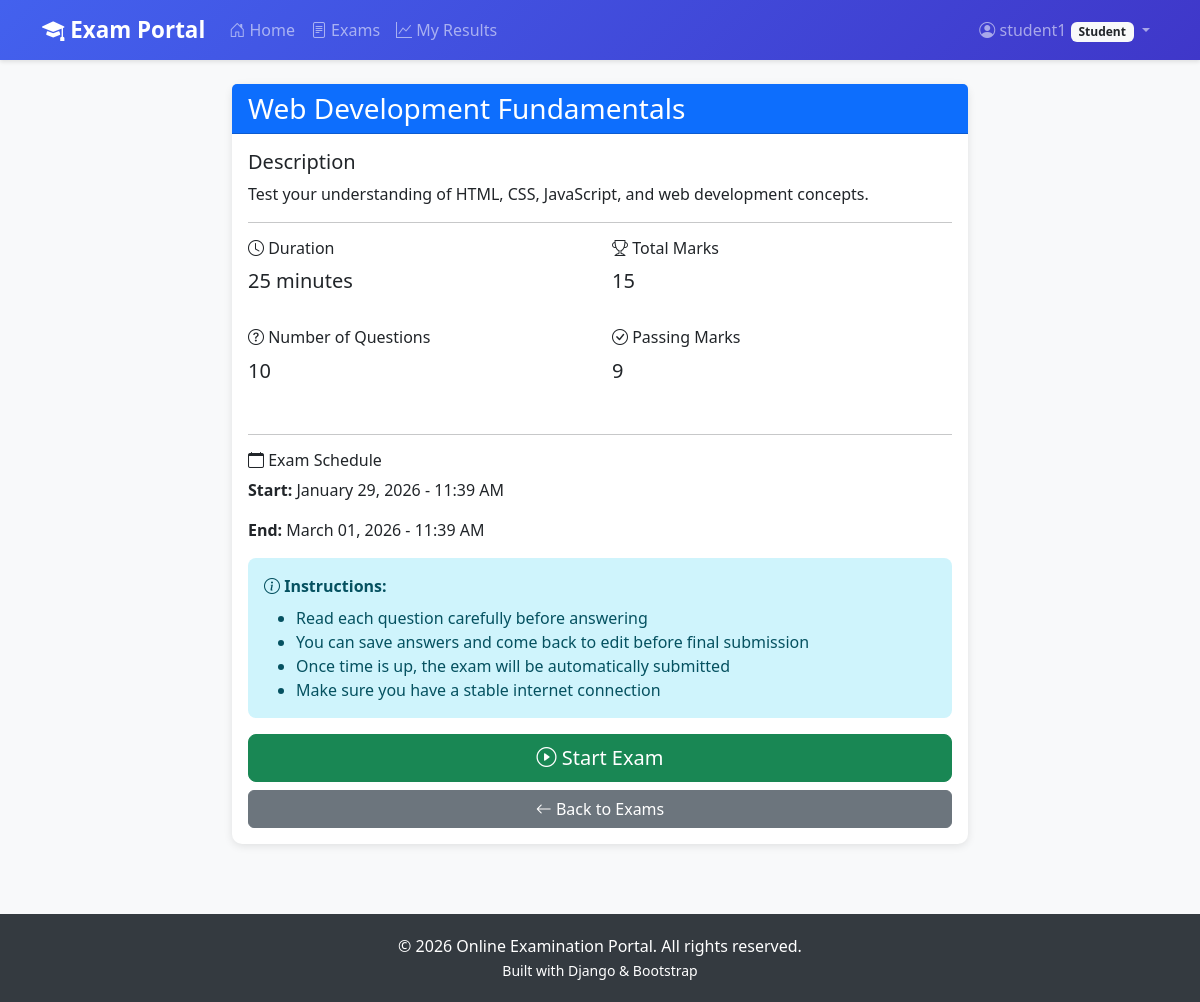
Page /exam/2/ (signed in) on the committed database.
### accounts/models.py (models this page shows, shortened)
class Profile(models.Model):
    ROLE_CHOICES = [
        ('student', 'Student'),
        ('admin', 'Administrator'),
    ]
    user = models.OneToOneField(User, on_delete=models.CASCADE)
    role = models.CharField(max_length=10, choices=ROLE_CHOICES, default='student')
    phone = models.CharField(max_length=15, blank=True)
    date_of_birth = models.DateField(null=True, blank=True)
    profile_picture = models.ImageField(upload_to='profiles/', blank=True, null=True)
    created_at = models.DateTimeField(auto_now_add=True)
    updated_at = models.DateTimeField(auto_now=True)
    @property
    def is_admin(self):
        return self.role == 'admin'
    @property
    def is_student(self):
        return self.role == 'student'

### exams/models.py (models this page shows, shortened)
class Exam(models.Model):
    STATUS_CHOICES = [
        ('draft', 'Draft'),
        ('active', 'Active'),
        ('completed', 'Completed'),
        ('archived', 'Archived'),
    ]
    title = models.CharField(max_length=200)
    description = models.TextField()
    duration = models.PositiveIntegerField(help_text='Duration in minutes')
    total_marks = models.PositiveIntegerField()
    passing_marks = models.PositiveIntegerField()
    status = models.CharField(max_length=20, choices=STATUS_CHOICES, default='draft')
    start_date = models.DateTimeField()
    end_date = models.DateTimeField()
    created_by = models.ForeignKey(User, on_delete=models.CASCADE, related_name='created_exams')
    created_at = models.DateTimeField(auto_now_add=True)
    updated_at = models.DateTimeField(auto_now=True)
    class Meta:
        ordering = ['-created_at']
    @property
    def is_active(self):
        now = timezone.now()
        return self.status == 'active' and self.start_date <= now <= self.end_date
    @property
    def question_count(self):
        return self.questions.count()

### exams/views.py (the view)
# urls.py: path('exam/<int:exam_id>/', views.exam_detail, name='exam_detail'),
@login_required
def exam_detail(request, exam_id):
    exam = get_object_or_404(Exam, id=exam_id)
    has_attempted = ExamAttempt.objects.filter(
        student=request.user,
        exam=exam
    ).exists()
    context = {
        'exam': exam,
        'has_attempted': has_attempted,
    }
    return render(request, 'exams/exam_detail.html', context)

### templates/exams/exam_detail.html (shortened to what this page needs)
{% extends 'base.html' %}
{% block content %}
<div class="row">
    <div class="col-md-8 mx-auto">
        <div class="card">
            <div class="card-header bg-primary text-white">
                <h3 class="mb-0">{{ exam.title }}</h3>
            </div>
            <div class="card-body">
                <h5>Description</h5>
                <p>{{ exam.description }}</p>
                <hr>
                <div class="row">
                    <div class="col-md-6 mb-3">
                        <h6><i class="bi bi-clock"></i> Duration</h6>
                        <p class="lead">{{ exam.duration }} minutes</p>
                    </div>
                    <div class="col-md-6 mb-3">
                        <h6><i class="bi bi-trophy"></i> Total Marks</h6>
                        <p class="lead">{{ exam.total_marks }}</p>
                    </div>
                    <div class="col-md-6 mb-3">
                        <h6><i class="bi bi-question-circle"></i> Number of Questions</h6>
                        <p class="lead">{{ exam.question_count }}</p>
                    </div>
                    <div class="col-md-6 mb-3">
                        <h6><i class="bi bi-check-circle"></i> Passing Marks</h6>
                        <p class="lead">{{ exam.passing_marks }}</p>
                    </div>
                </div>
                <hr>
                <div class="mb-3">
                    <h6><i class="bi bi-calendar"></i> Exam Schedule</h6>
                    <p><strong>Start:</strong> {{ exam.start_date|date:"F d, Y - h:i A" }}</p>
                    <p><strong>End:</strong> {{ exam.end_date|date:"F d, Y - h:i A" }}</p>
                </div>
                <div class="alert alert-info">
                    <i class="bi bi-info-circle"></i>
                    <strong>Instructions:</strong>
                    <ul class="mb-0 mt-2">
                        <li>Read each question carefully before answering</li>
                        <li>You can save answers and come back to edit before final submission</li>
                        <li>Once time is up, the exam will be automatically submitted</li>
                        <li>Make sure you have a stable internet connection</li>
                    </ul>
                </div>
                {% if has_attempted %}
                <div class="alert alert-warning">
                    <i class="bi bi-exclamation-triangle"></i>
                    You have already attempted this exam.
                </div>
                <a href="{% url 'exam_list' %}" class="btn btn-secondary">
                    <i class="bi bi-arrow-left"></i> Back to Exams
                </a>
                {% else %}
                <div class="d-grid gap-2">
                    <a href="{% url 'start_exam' exam.id %}" class="btn btn-success btn-lg">
                        <i class="bi bi-play-circle"></i> Start Exam
                    </a>
                    <a href="{% url 'exam_list' %}" class="btn btn-secondary">
                        <i class="bi bi-arrow-left"></i> Back to Exams
                    </a>
                </div>
                {% endif %}
            </div>
        </div>
    </div>
</div>
{% endblock %}

### templates/base.html (shortened to what this page needs)
<!DOCTYPE html>
<html lang="en">
<head>
    <link href="https://cdn.jsdelivr.net/npm/bootstrap@5.3.0/dist/css/bootstrap.min.css" rel="stylesheet">
    <link rel="stylesheet" href="https://cdn.jsdelivr.net/npm/bootstrap-icons@1.10.0/font/bootstrap-icons.css">
</head>
<body>
    <nav class="navbar navbar-expand-lg navbar-dark">
        <div class="container">
            <a class="navbar-brand" href="{% url 'home' %}">
                <i class="bi bi-mortarboard-fill"></i> Exam Portal
            </a>
            <div class="collapse navbar-collapse" id="navbarNav">
                <ul class="navbar-nav me-auto">
                    {% if user.is_authenticated %}
                        <li class="nav-item">
                            <a class="nav-link" href="{% url 'home' %}">
                                <i class="bi bi-house-door"></i> Home
                            </a>
                        </li>
                        {% if user.profile.is_student %}
                        <li class="nav-item">
                            <a class="nav-link" href="{% url 'exam_list' %}">
                                <i class="bi bi-file-text"></i> Exams
                            </a>
                        </li>
                        <li class="nav-item">
                            <a class="nav-link" href="{% url 'my_results' %}">
                                <i class="bi bi-graph-up"></i> My Results
                            </a>
                        </li>
                        {% endif %}
                    {% endif %}
                </ul>
                <ul class="navbar-nav">
                    {% if user.is_authenticated %}
                        <li class="nav-item dropdown">
                            <a class="nav-link dropdown-toggle" href="#" id="userDropdown" role="button" data-bs-toggle="dropdown">
                                <i class="bi bi-person-circle"></i> {{ user.username }}
                                <span class="badge bg-light text-dark">{{ user.profile.get_role_display }}</span>
                            </a>
                        </li>
                    {% endif %}
                </ul>
            </div>
        </div>
    </nav>
    <main class="container my-4">
        {% block content %}{% endblock %}
    </main>
    <footer class="footer text-center">
        <div class="container">
            <p class="mb-0">&copy; 2026 Online Examination Portal. All rights reserved.</p>
            <p class="mb-0">
                <small>Built with Django & Bootstrap</small>
            </p>
        </div>
    </footer>
</body>
</html>

### templates/base.html (style rules this page uses)
:root { --primary-color: #4361ee; --secondary-color: #3f37c9; --success-color: #06d6a0; --danger-color: #ef476f; --warning-color: #ffd60a; --light-bg: #f8f9fa; }
body { font-family: 'Segoe UI', Tahoma, Geneva, Verdana, sans-serif; background-color: var(--light-bg); }
.navbar { background: linear-gradient(135deg, var(--primary-color) 0%, var(--secondary-color) 100%); box-shadow: 0 2px 4px rgba(0,0,0,0.1); }
.navbar-brand { font-weight: bold; font-size: 1.4rem; }
.card { border: none; border-radius: 10px; box-shadow: 0 2px 8px rgba(0,0,0,0.1); margin-bottom: 20px; transition: transform 0.2s; }
.footer { background-color: #343a40; color: white; padding: 20px 0; margin-top: 50px; }
.alert { border-radius: 8px; border: none; }

### rows in the picture
Exam: title "Web Development Fundamentals", description "Test your understanding of HTML, CSS, JavaScript, and web development concepts.", duration "25", total_marks "15", question_count "10", passing_marks "9", start_date "January 29, 2026 - 11:39 AM", end_date "March 01, 2026 - 11:39 AM"

### other values in the picture
{{ user.username }} "student1"
{{ user.profile.get_role_display }} "Student"
